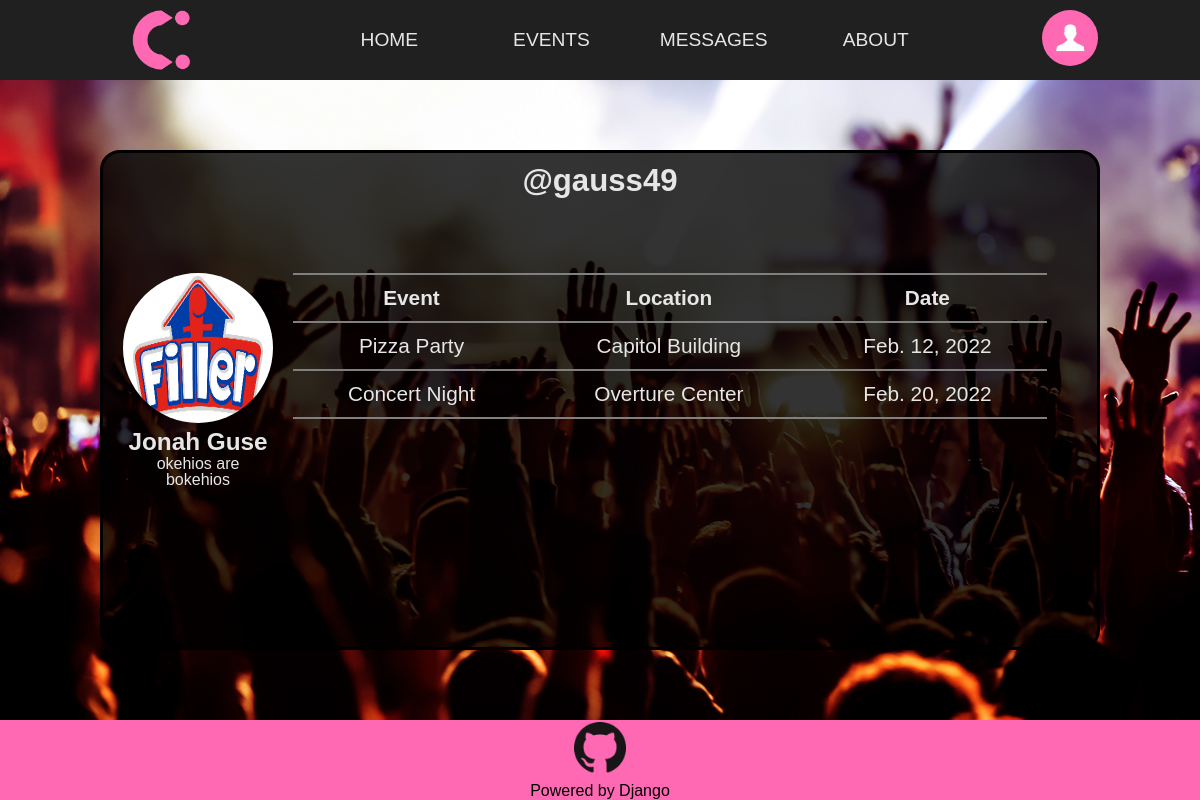
Screenshot of /profile/gauss49 (signed in) with the database file from the repository.
### users/models.py (models this page shows, shortened)
class NewUser(AbstractBaseUser, PermissionsMixin):
    username = models.CharField(max_length=200, blank=False, unique=True)
    email = models.EmailField(max_length=200, blank=False, unique=True)
    date_joined = models.DateField(default=timezone.now)
    is_staff = models.BooleanField(default=False)
    is_active = models.BooleanField(default=True)
    objects = NewAccountManager()
    USERNAME_FIELD = 'username'
    REQUIRED_FIELDS = ['email']
    def __str__(self):
        return self.username

class Profile(models.Model):
    username = models.OneToOneField(NewUser, on_delete=models.CASCADE)
    name = models.CharField(max_length=200, default='anonymous', blank=True, unique=False)
    image = models.ImageField(default='default.jpg', upload_to='profile_pics')
    bio = models.CharField(max_length=200, blank=True)
    location = models.CharField(max_length=300, blank=True)

### interface/models.py (models this page shows, shortened)
class Events(models.Model):
    title = models.CharField(max_length=200, blank=False, unique=True, default='')
    date = models.DateField(blank=True, null=True)
    location = models.CharField(max_length=300, blank=False, unique=False, default='')
    attendance_count = models.IntegerField(blank=False, default=1)
    description = models.CharField(max_length=500, blank=False, default='')
    cost = models.IntegerField(blank=True, default=0)
    capacity = models.IntegerField(blank=True, default=0)
    host = models.ForeignKey(NewUser, on_delete=models.CASCADE)

### users/views.py (the view)
# urls.py: path('profile/<str:username>', views.Profile, name='profile'),
@login_required(login_url='login')
def Profile(request, username):
    if request.method == 'POST':
        return redirect('profile')
    else:
        _user = NewUser.objects.get(username__exact=username)
        profile = _user.profile
        events = Events.objects.filter(host=_user).order_by('date')
        context = {
            'site_title': f"@{username}'s Profile - Connectio",
            'image': profile.image.url,
            'username': profile.username,
            'name': profile.name,
            'bio': profile.bio,
            'owner': request.user.username == username,
            'events': events,
        }
        return render(request, 'users/profile.html', context)

### users/templates/users/profile.html (shortened to what this page needs)
{% extends 'interface/base.html' %}
{% load static %}
{% block styles %}
    <link rel="stylesheet" href="{% static 'users/profile.css' %}">
{% endblock styles %}
{% block content %}
<div class="box">
    <h2>@{{ username }}</h2>
    <br>
    <div class="row">
        <div class="row1">
            <div class="image">
                <img src="{{ image }}" alt="{{ name }}">
            </div>
            <h3>{{ name|truncatechars:12 }}</h3>
            <p class="bio">{{ bio }}</p>
        </div>
        <div class="row2">
            <table>
                <tr>
                    <th>
                        Event
                    </th>
                    <th>
                        Location
                    </th>
                    <th>
                        Date
                    </th>
                </tr>
            {% for event in events %}
                <tr
                data-title="{{event.title}}"
                data-date="{{event.date}}"
                data-location="{{event.location}}"
                data-host="{{event.host}}"
                data-description="{{event.description}}"
                data-attendance="{{event.attendance_count}}"
                data-cost="{{event.cost}}"
                data-capacity="{{event.capacity}}">
                    <td data-title>{{ event.title|truncatechars:17 }}</td> <td>{{ event.location|truncatechars:17 }}</td>  <td>{{     event.date }}</td>
                </tr>
                {% endfor %}
            </table>
        </div>
    </div>
</div>
{% endblock content %}

### interface/templates/interface/base.html (shortened to what this page needs)
{% load static %}
<!DOCTYPE html>
<html lang="en">
<head>
    <link rel="stylesheet" href="{% static 'interface/main.css' %}">
    {% block styles %}
    {% endblock styles %}
</head>
<body>
    <header>
        <nav>
            <ul>
                <li class="logo-container" title="Home">
                    <a href="{% url 'home' %}">
                    </a>
                </li>
                <li class="home-container">
                    <a class="nav-links" href="{% url 'home' %}">
                        home
                    </a>
                </li>
                <li class="events-container">
                    <a class="nav-links" href="{% url 'events' %}">
                        events
                    </a>
                </li>
                <li class="messages-container">
                    <a class="nav-links" href="{% url 'chat-home' %}">
                        messages
                    </a>
                </li>
                <li class="about-container">
                    <a class="nav-links" href="{% url 'about' %}">
                        about
                    </a>
                </li>
                {% if user.is_authenticated %}
                    <li class="profile-container">
                        <a class="nav-links" href="{% url 'profile' request.user.profile.username %}">
                            <img src="{{ request.user.profile.image.url }}" alt="user image">
                        </a>
                    </li>
                {% endif %}
            </ul>
        </nav>
    </header>
    <main>
        {% block content %}
        {% endblock content %}
    </main>
    <footer>
        <a href="https://github.com/mkpro118/hatathon-v2" target="_blank" title="Links to GitHub">
        </a>
        <p>Powered by Django</p>
    </footer>
</body>
</html>

### interface/static/interface/main.css (style rules this page uses)
*, *::before, *::after { margin: 0; padding: 0; box-sizing: border-box; }
:root { --background-color: hsl(0, 0%, 12.5%); --font-color: hsl(0, 0%, 90%); height: 100%; width: 100%; font-family: Verdana, Tahoma, sans-serif; }
body { height: 100%; width: 100%; background: var(--background-color); }
header { height: 10vh; }
nav, ul { height: 100%; margin-inline: 1rem; }
nav > ul { text-transform: uppercase; }
ul { list-style: none; display: flex; gap: 2em; align-items: center; justify-content: space-between; }
li.logo-container { flex: 2; display: flex; justify-content: center; align-items: center; }
li.home-container, li.events-container, li.messages-container, li.about-container, li.profile-container { flex: 1; text-align: center; color: var(--font-color); }
li.profile-container { flex: 1.5; }
li.profile-container img { aspect-ratio: 1 / 1; height: 7vh; border-radius: 50%; }
li.logo-container > a { background: url('images/connectio-pink-logo.png'); aspect-ratio: 1 / 1; display: inline-block; height: calc(0.75 * 10vh); background-size: cover; }
.nav-links { text-align: center; text-decoration: none; color: var(--font-color); font-size: 1.2rem; position: relative; }
.nav-links:not([href*="profile"])::after { position: absolute; content: ""; inset: 0; top: calc(100% - 2px); background: hotpink; width: 100%; transform: scaleX(0); transition: transform 500ms ease-in-out; transform-origin: center center; }
main { min-height: calc(100% - calc(10vh + 10vh)); background: url('images/event.jpg'); background-size: cover; background-position: center; }
footer { height: 10vh; background: hotpink; display: flex; gap: 0.5em; flex-direction: column; justify-content: center; align-items: center; }
footer > a { background: url('./images/github-logo.png'); background-size: contain; background-position: center center; flex: 3; aspect-ratio: 1 / 1; margin-top: 2px; }
footer > p { flex: 1; }

### users/static/users/profile.css (style rules this page uses)
main { display:flex; justify-content: center; align-items:center; font-size:1.3rem; flex-direction:column; gap:30px; padding-top:20px; padding-bottom:20px; }
.box { height: 500px; width: 1000px; color:var(--font-color); padding: 10px; border: solid 3px black; text-align: center; background: rgba(0, 0, 0, 0.8); border-radius:20px; }
.row { margin: 30px; margin-left: 0px; display: flex; justify-content: space-between; }
.row1 { flex-basis: 60px; border-radius: 10px; margin-bottom: 30px; padding: 20px 10px; text-align:center; }
h3 { width:max-content; margin-inline:auto; }
.row1 > .bio { font-size: 16px; line-height:100%; }
.row2 { flex-basis: 850px; border-radius: 10px; margin-bottom: 30px; padding: 20px 10px; width: 350px; height: 350px; overflow: auto; overflow-x: hidden; }
.image img { height:150px; aspect-ratio: 1 / 1; border-radius:50%; }
table { width: 100%; max-height: 350px; border-collapse: collapse; }
table tr { height: 3rem; border-top: 2px solid grey; }
table tr:last-child { border-bottom: 2px solid grey; }

### rows the page displays
NewUser: user.profile.image (placeholder picture)
NewUser: username "gauss49"
Profile: name "Jonah Guse", bio "okehios are bokehios"
Events: title "Pizza Party", location "Capitol Building", date "Feb. 12, 2022"
Events: title "Concert Night", location "Overture Center", date "Feb. 20, 2022"
